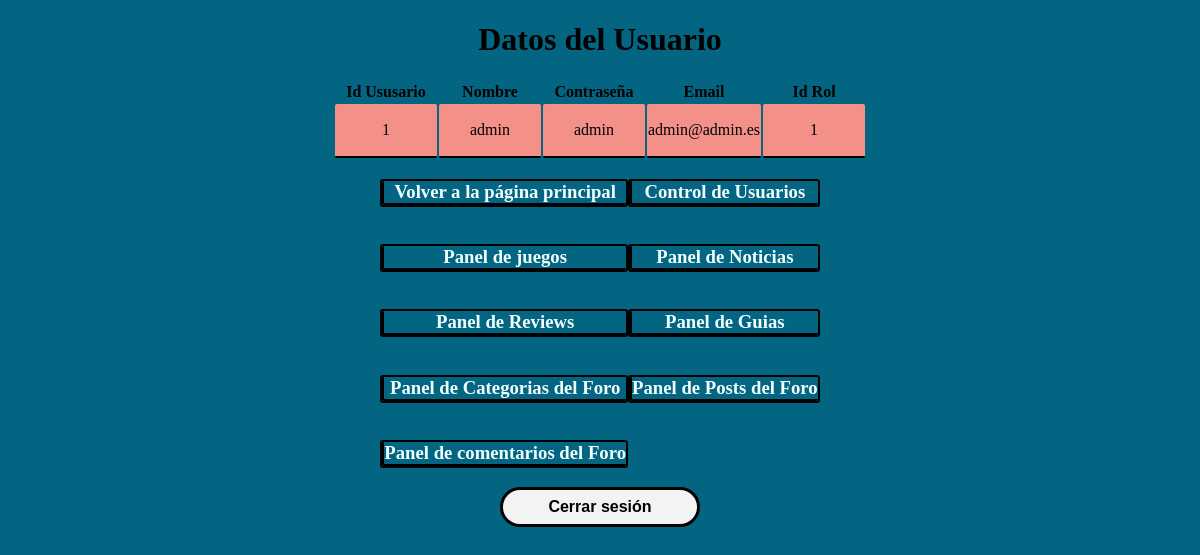
The page /usuarios/admin/administrador.php (signed in) on the database its author committed.
### tables this page shows
CREATE TABLE `usuario` (
  `id_usuario` int(10) NOT NULL,
  `nombre_usuario` varchar(50) NOT NULL,
  `contraseña` varchar(16) NOT NULL,
  `email` varchar(100) NOT NULL,
  `id_rol` int(10) NOT NULL
);

### usuarios/admin/administrador.php (the view, shortened to what this page needs)
<?php
if(isset($_SESSION['nombredelusuario']))
{
	$usuarioingresado = $_SESSION['nombredelusuario'];
}
else
{
	header('location: ../../login/login.php');
}
include_once "../../php/conexion.php";
?>
<!DOCTYPE html>
<html lang="es">
<head>
    <link rel="stylesheet" href="../../css/user_ya_registrado.css">
</head>
<body>
<h1>Datos del Usuario</h1>
<table class="tabla">
    <tr>
        <th>Id Ususario</th>
        <th>Nombre</th>
        <th>Contraseña</th>
        <th>Email</th>
        <th>Id Rol</th>
    </tr>
    <?php
        $queryusuarios = mysqli_query($conn, "SELECT * FROM usuario where nombre_usuario like '".$usuarioingresado."'");
        while($mostrar = mysqli_fetch_array($queryusuarios)){
    ?>
    <tr>
        <td><?php echo $mostrar['id_usuario'] ?></td>
        <td><?php echo $mostrar['nombre_usuario'] ?></td>
        <td><?php echo $mostrar['contraseña'] ?></td>
        <td><?php echo $mostrar['email'] ?></td>
        <td><?php echo $mostrar['id_rol'] ?></td>
    </tr>
    <?php
                }
    ?>
</table>
<div class="divantespanelcontrol">
    <div class="paneldecontrol">
        <h3><a href="../../index.php">Volver a la página principal</a></h3>
        <h3><a href="./editarusuarios/panelusuarios.php">Control de Usuarios</a></h3>
        <h3><a href="./editarjuegos/paneljuegos.php">Panel de juegos</a></h3>
        <h3><a href="./editarnoticias/panelnoticias.php">Panel de Noticias</a></h3>
        <h3><a href="./editarreview/panelreview.php">Panel de Reviews</a></h3>
        <h3><a href="./editarguias/panelguias.php">Panel de Guias</a></h3>
        <h3><a href="./editarcategorias/panelcategoria.php">Panel de Categorias del Foro</a></h3>
        <h3><a href="./editarpost/panelpost.php">Panel de Posts del Foro</a></h3>
        <h3><a href="./editarcomentarios/panelcomentarios.php">Panel de comentarios del Foro</a></h3>
    </div>
</div>
<form method="POST">
<input type="submit" value="Cerrar sesión" name="btncerrar" />
</form>
</body>
</html>

### css/user_ya_registrado.css (style rules this page uses)
.tabla { display: grid; justify-content: center; align-items: center; min-width: 50%; margin: auto; }
td { border-bottom: solid black 2px; background-color: #f39189; border-radius: 2px; height: 50px; width: 100px; text-align: center; }
h1 { text-align: center; }
h3 { text-align: center; border: solid black 2px; border-radius: 3px; text-decoration: none; }
form { text-align: center; }
input[type=submit] { font-size: 16px; background-color: #f3f3f3; color: black; font-weight: bold; border-radius: 20px; height: 40px; width: 200px; border: solid; }
a { color: azure; text-decoration: none; }
h3>a { display: grid; justify-content: center; border-left: 2px solid black; border-bottom: 2px solid black; border-radius: 2px; }
body { background-color: #046582; }
.paneldecontrol { display: grid; align-items: center; justify-content: center; grid-template-columns: repeat(2, auto); border-radius: 10px; }
.divantespanelcontrol { display: grid; align-items: center; justify-content: center; }

### rows shown on the page
usuario: id_usuario "1", nombre_usuario "admin", contraseña "admin", email "admin@admin.es", id_rol "1"
